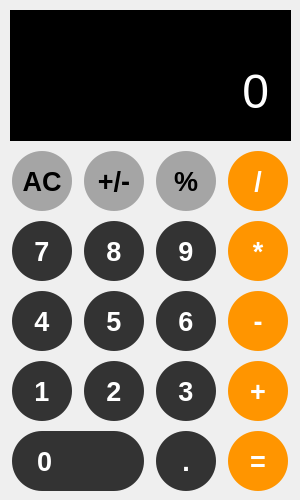
<?xml version="1.0" encoding="UTF-8"?>
<ui version="4.0">
 <class>main_widget</class>
 <widget class="QWidget" name="main_widget">
  <property name="geometry">
   <rect>
    <x>0</x>
    <y>0</y>
    <width>300</width>
    <height>500</height>
   </rect>
  </property>
  <property name="minimumSize">
   <size>
    <width>300</width>
    <height>500</height>
   </size>
  </property>
  <property name="windowTitle">
   <string>Form</string>
  </property>
  <widget class="QWidget" name="verticalLayoutWidget">
   <property name="geometry">
    <rect>
     <x>0</x>
     <y>0</y>
     <width>301</width>
     <height>501</height>
    </rect>
   </property>
   <layout class="QVBoxLayout" name="layout" stretch="2,0">
    <property name="spacing">
     <number>10</number>
    </property>
    <property name="leftMargin">
     <number>10</number>
    </property>
    <property name="topMargin">
     <number>10</number>
    </property>
    <property name="rightMargin">
     <number>10</number>
    </property>
    <property name="bottomMargin">
     <number>10</number>
    </property>
    <item>
     <widget class="QLabel" name="lineEdit">
      <property name="minimumSize">
       <size>
        <width>0</width>
        <height>100</height>
       </size>
      </property>
      <property name="font">
       <font>
        <pointsize>-1</pointsize>
       </font>
      </property>
      <property name="styleSheet">
       <string notr="true">color: rgb(255, 255, 255);
background-color: rgb(0, 0, 0);
border: none;
padding: 10px;
font-size: 48px;</string>
      </property>
      <property name="text">
       <string>0</string>
      </property>
      <property name="alignment">
       <set>Qt::AlignBottom|Qt::AlignRight|Qt::AlignTrailing</set>
      </property>
     </widget>
    </item>
    <item>
     <layout class="QGridLayout" name="button_grid" rowstretch="0,0,0,0,0,0" columnstretch="0,0,0,0">
      <property name="spacing">
       <number>10</number>
      </property>
      <item row="2" column="2">
       <widget class="QPushButton" name="btn_number_6">
        <property name="sizePolicy">
         <sizepolicy hsizetype="Fixed" vsizetype="Fixed">
          <horstretch>0</horstretch>
          <verstretch>0</verstretch>
         </sizepolicy>
        </property>
        <property name="minimumSize">
         <size>
          <width>60</width>
          <height>60</height>
         </size>
        </property>
        <property name="font">
         <font>
          <pointsize>20</pointsize>
          <weight>75</weight>
          <bold>true</bold>
         </font>
        </property>
        <property name="styleSheet">
         <string notr="true">QPushButton {
	background-color: #333333;
	color: white;
	border-radius: 30px;
}
QPushButton:pressed {
	background-color: #737373;
}</string>
        </property>
        <property name="text">
         <string>6</string>
        </property>
       </widget>
      </item>
      <item row="5" column="2">
       <widget class="QPushButton" name="btn_dot">
        <property name="sizePolicy">
         <sizepolicy hsizetype="Fixed" vsizetype="Fixed">
          <horstretch>0</horstretch>
          <verstretch>0</verstretch>
         </sizepolicy>
        </property>
        <property name="minimumSize">
         <size>
          <width>60</width>
          <height>60</height>
         </size>
        </property>
        <property name="font">
         <font>
          <pointsize>20</pointsize>
          <weight>75</weight>
          <bold>true</bold>
         </font>
        </property>
        <property name="styleSheet">
         <string notr="true">QPushButton {
	background-color: #333333;
	color: white;
	border-radius: 30px;
}
QPushButton:pressed {
	background-color: #737373;
}</string>
        </property>
        <property name="text">
         <string>.</string>
        </property>
       </widget>
      </item>
      <item row="1" column="3">
       <widget class="QPushButton" name="btn_multiplication">
        <property name="sizePolicy">
         <sizepolicy hsizetype="Fixed" vsizetype="Fixed">
          <horstretch>0</horstretch>
          <verstretch>0</verstretch>
         </sizepolicy>
        </property>
        <property name="minimumSize">
         <size>
          <width>60</width>
          <height>60</height>
         </size>
        </property>
        <property name="font">
         <font>
          <pointsize>20</pointsize>
          <weight>75</weight>
          <bold>true</bold>
         </font>
        </property>
        <property name="styleSheet">
         <string notr="true">QPushButton {
	background-color: #FF9500;
	color: white;
	border-radius: 30px;
}
QPushButton:pressed {
	background-color: #FFB84D;
}</string>
        </property>
        <property name="text">
         <string>*</string>
        </property>
       </widget>
      </item>
      <item row="3" column="2">
       <widget class="QPushButton" name="btn_number_3">
        <property name="sizePolicy">
         <sizepolicy hsizetype="Fixed" vsizetype="Fixed">
          <horstretch>0</horstretch>
          <verstretch>0</verstretch>
         </sizepolicy>
        </property>
        <property name="minimumSize">
         <size>
          <width>60</width>
          <height>60</height>
         </size>
        </property>
        <property name="font">
         <font>
          <pointsize>20</pointsize>
          <weight>75</weight>
          <bold>true</bold>
         </font>
        </property>
        <property name="styleSheet">
         <string notr="true">QPushButton {
	background-color: #333333;
	color: white;
	border-radius: 30px;
}
QPushButton:pressed {
	background-color: #737373;
}</string>
        </property>
        <property name="text">
         <string>3</string>
        </property>
       </widget>
      </item>
      <item row="3" column="1">
       <widget class="QPushButton" name="btn_number_2">
        <property name="sizePolicy">
         <sizepolicy hsizetype="Fixed" vsizetype="Fixed">
          <horstretch>0</horstretch>
          <verstretch>0</verstretch>
         </sizepolicy>
        </property>
        <property name="minimumSize">
         <size>
          <width>60</width>
          <height>60</height>
         </size>
        </property>
        <property name="font">
         <font>
          <pointsize>20</pointsize>
          <weight>75</weight>
          <bold>true</bold>
         </font>
        </property>
        <property name="styleSheet">
         <string notr="true">QPushButton {
	background-color: #333333;
	color: white;
	border-radius: 30px;
}
QPushButton:pressed {
	background-color: #737373;
}</string>
        </property>
        <property name="text">
         <string>2</string>
        </property>
       </widget>
      </item>
      <item row="2" column="3">
       <widget class="QPushButton" name="btn_substraction">
        <property name="sizePolicy">
         <sizepolicy hsizetype="Fixed" vsizetype="Fixed">
          <horstretch>0</horstretch>
          <verstretch>0</verstretch>
         </sizepolicy>
        </property>
        <property name="minimumSize">
         <size>
          <width>60</width>
          <height>60</height>
         </size>
        </property>
        <property name="font">
         <font>
          <pointsize>20</pointsize>
          <weight>75</weight>
          <bold>true</bold>
         </font>
        </property>
        <property name="styleSheet">
         <string notr="true">QPushButton {
	background-color: #FF9500;
	color: white;
	border-radius: 30px;
}
QPushButton:pressed {
	background-color: #FFB84D;
}</string>
        </property>
        <property name="text">
         <string>-</string>
        </property>
       </widget>
      </item>
      <item row="3" column="0">
       <widget class="QPushButton" name="btn_number_1">
        <property name="sizePolicy">
         <sizepolicy hsizetype="Fixed" vsizetype="Fixed">
          <horstretch>0</horstretch>
          <verstretch>0</verstretch>
         </sizepolicy>
        </property>
        <property name="minimumSize">
         <size>
          <width>60</width>
          <height>60</height>
         </size>
        </property>
        <property name="font">
         <font>
          <pointsize>20</pointsize>
          <weight>75</weight>
          <bold>true</bold>
         </font>
        </property>
        <property name="styleSheet">
         <string notr="true">QPushButton {
	background-color: #333333;
	color: white;
	border-radius: 30px;
}
QPushButton:pressed {
	background-color: #737373;
}</string>
        </property>
        <property name="text">
         <string>1</string>
        </property>
       </widget>
      </item>
      <item row="0" column="1">
       <widget class="QPushButton" name="btn_np">
        <property name="sizePolicy">
         <sizepolicy hsizetype="Fixed" vsizetype="Fixed">
          <horstretch>0</horstretch>
          <verstretch>0</verstretch>
         </sizepolicy>
        </property>
        <property name="minimumSize">
         <size>
          <width>60</width>
          <height>60</height>
         </size>
        </property>
        <property name="font">
         <font>
          <pointsize>20</pointsize>
          <weight>75</weight>
          <bold>true</bold>
         </font>
        </property>
        <property name="styleSheet">
         <string notr="true">QPushButton {
	background-color: #A5A5A5;
	color: black;
	 border-radius: 30px;
}
QPushButton:pressed {
	background-color: #D3D3D3;
}</string>
        </property>
        <property name="text">
         <string>+/-</string>
        </property>
       </widget>
      </item>
      <item row="0" column="0">
       <widget class="QPushButton" name="btn_clear">
        <property name="sizePolicy">
         <sizepolicy hsizetype="Fixed" vsizetype="Fixed">
          <horstretch>0</horstretch>
          <verstretch>0</verstretch>
         </sizepolicy>
        </property>
        <property name="minimumSize">
         <size>
          <width>60</width>
          <height>60</height>
         </size>
        </property>
        <property name="font">
         <font>
          <pointsize>20</pointsize>
          <weight>75</weight>
          <bold>true</bold>
         </font>
        </property>
        <property name="styleSheet">
         <string notr="true">QPushButton {
	background-color: #A5A5A5;
	color: black;
	 border-radius: 30px;
}
QPushButton:pressed {
	background-color: #D3D3D3;
}</string>
        </property>
        <property name="text">
         <string>AC</string>
        </property>
       </widget>
      </item>
      <item row="1" column="1">
       <widget class="QPushButton" name="btn_number_8">
        <property name="sizePolicy">
         <sizepolicy hsizetype="Fixed" vsizetype="Fixed">
          <horstretch>0</horstretch>
          <verstretch>0</verstretch>
         </sizepolicy>
        </property>
        <property name="minimumSize">
         <size>
          <width>60</width>
          <height>60</height>
         </size>
        </property>
        <property name="font">
         <font>
          <pointsize>20</pointsize>
          <weight>75</weight>
          <bold>true</bold>
         </font>
        </property>
        <property name="styleSheet">
         <string notr="true">QPushButton {
	background-color: #333333;
	color: white;
	border-radius: 30px;
}
QPushButton:pressed {
	background-color: #737373;
}</string>
        </property>
        <property name="text">
         <string>8</string>
        </property>
       </widget>
      </item>
      <item row="0" column="2">
       <widget class="QPushButton" name="btn_percent">
        <property name="sizePolicy">
         <sizepolicy hsizetype="Fixed" vsizetype="Fixed">
          <horstretch>0</horstretch>
          <verstretch>0</verstretch>
         </sizepolicy>
        </property>
        <property name="minimumSize">
         <size>
          <width>60</width>
          <height>60</height>
         </size>
        </property>
        <property name="font">
         <font>
          <pointsize>20</pointsize>
          <weight>75</weight>
          <bold>true</bold>
         </font>
        </property>
        <property name="styleSheet">
         <string notr="true">QPushButton {
	background-color: #A5A5A5;
	color: black;
	 border-radius: 30px;
}
QPushButton:pressed {
	background-color: #D3D3D3;
}</string>
        </property>
        <property name="text">
         <string>%</string>
        </property>
       </widget>
      </item>
      <item row="1" column="2">
       <widget class="QPushButton" name="btn_number_9">
        <property name="sizePolicy">
         <sizepolicy hsizetype="Fixed" vsizetype="Fixed">
          <horstretch>0</horstretch>
          <verstretch>0</verstretch>
         </sizepolicy>
        </property>
        <property name="minimumSize">
         <size>
          <width>60</width>
          <height>60</height>
         </size>
        </property>
        <property name="font">
         <font>
          <pointsize>20</pointsize>
          <weight>75</weight>
          <bold>true</bold>
         </font>
        </property>
        <property name="styleSheet">
         <string notr="true">QPushButton {
	background-color: #333333;
	color: white;
	border-radius: 30px;
}
QPushButton:pressed {
	background-color: #737373;
}</string>
        </property>
        <property name="text">
         <string>9</string>
        </property>
       </widget>
      </item>
      <item row="2" column="0">
       <widget class="QPushButton" name="btn_number_4">
        <property name="sizePolicy">
         <sizepolicy hsizetype="Fixed" vsizetype="Fixed">
          <horstretch>0</horstretch>
          <verstretch>0</verstretch>
         </sizepolicy>
        </property>
        <property name="minimumSize">
         <size>
          <width>60</width>
          <height>60</height>
         </size>
        </property>
        <property name="font">
         <font>
          <pointsize>20</pointsize>
          <weight>75</weight>
          <bold>true</bold>
         </font>
        </property>
        <property name="styleSheet">
         <string notr="true">QPushButton {
	background-color: #333333;
	color: white;
	border-radius: 30px;
}
QPushButton:pressed {
	background-color: #737373;
}</string>
        </property>
        <property name="text">
         <string>4</string>
        </property>
       </widget>
      </item>
      <item row="3" column="3">
       <widget class="QPushButton" name="btn_addition">
        <property name="sizePolicy">
         <sizepolicy hsizetype="Fixed" vsizetype="Fixed">
          <horstretch>0</horstretch>
          <verstretch>0</verstretch>
         </sizepolicy>
        </property>
        <property name="minimumSize">
         <size>
          <width>60</width>
          <height>60</height>
         </size>
        </property>
        <property name="font">
         <font>
          <pointsize>20</pointsize>
          <weight>75</weight>
          <bold>true</bold>
         </font>
        </property>
        <property name="styleSheet">
         <string notr="true">QPushButton {
	background-color: #FF9500;
	color: white;
	border-radius: 30px;
}
QPushButton:pressed {
	background-color: #FFB84D;
}</string>
        </property>
        <property name="text">
         <string>+</string>
        </property>
       </widget>
      </item>
      <item row="0" column="3">
       <widget class="QPushButton" name="btn_division">
        <property name="sizePolicy">
         <sizepolicy hsizetype="Fixed" vsizetype="Fixed">
          <horstretch>0</horstretch>
          <verstretch>0</verstretch>
         </sizepolicy>
        </property>
        <property name="minimumSize">
         <size>
          <width>60</width>
          <height>60</height>
         </size>
        </property>
        <property name="font">
         <font>
          <pointsize>20</pointsize>
          <weight>75</weight>
          <bold>true</bold>
         </font>
        </property>
        <property name="styleSheet">
         <string notr="true">QPushButton {
	background-color: #FF9500;
	color: white;
	border-radius: 30px;
}
QPushButton:pressed {
	background-color: #FFB84D;
}</string>
        </property>
        <property name="text">
         <string>/</string>
        </property>
       </widget>
      </item>
      <item row="2" column="1">
       <widget class="QPushButton" name="btn_number_5">
        <property name="sizePolicy">
         <sizepolicy hsizetype="Fixed" vsizetype="Fixed">
          <horstretch>0</horstretch>
          <verstretch>0</verstretch>
         </sizepolicy>
        </property>
        <property name="minimumSize">
         <size>
          <width>60</width>
          <height>60</height>
         </size>
        </property>
        <property name="font">
         <font>
          <pointsize>20</pointsize>
          <weight>75</weight>
          <bold>true</bold>
         </font>
        </property>
        <property name="styleSheet">
         <string notr="true">QPushButton {
	background-color: #333333;
	color: white;
	border-radius: 30px;
}
QPushButton:pressed {
	background-color: #737373;
}</string>
        </property>
        <property name="text">
         <string>5</string>
        </property>
       </widget>
      </item>
      <item row="5" column="3">
       <widget class="QPushButton" name="btn_equal">
        <property name="sizePolicy">
         <sizepolicy hsizetype="Fixed" vsizetype="Fixed">
          <horstretch>0</horstretch>
          <verstretch>0</verstretch>
         </sizepolicy>
        </property>
        <property name="minimumSize">
         <size>
          <width>60</width>
          <height>60</height>
         </size>
        </property>
        <property name="font">
         <font>
          <pointsize>20</pointsize>
          <weight>75</weight>
          <bold>true</bold>
         </font>
        </property>
        <property name="styleSheet">
         <string notr="true">QPushButton {
	background-color: #FF9500;
	color: white;
	border-radius: 30px;
}
QPushButton:pressed {
	background-color: #FFB84D;
}</string>
        </property>
        <property name="text">
         <string>=</string>
        </property>
       </widget>
      </item>
      <item row="1" column="0">
       <widget class="QPushButton" name="btn_number_7">
        <property name="sizePolicy">
         <sizepolicy hsizetype="Fixed" vsizetype="Fixed">
          <horstretch>0</horstretch>
          <verstretch>0</verstretch>
         </sizepolicy>
        </property>
        <property name="minimumSize">
         <size>
          <width>60</width>
          <height>60</height>
         </size>
        </property>
        <property name="font">
         <font>
          <pointsize>20</pointsize>
          <weight>75</weight>
          <bold>true</bold>
         </font>
        </property>
        <property name="styleSheet">
         <string notr="true">QPushButton {
	background-color: #333333;
	color: white;
	border-radius: 30px;
}
QPushButton:pressed {
	background-color: #737373;
}</string>
        </property>
        <property name="text">
         <string>7</string>
        </property>
       </widget>
      </item>
      <item row="5" column="0" colspan="2">
       <widget class="QPushButton" name="btn_number_0">
        <property name="minimumSize">
         <size>
          <width>130</width>
          <height>60</height>
         </size>
        </property>
        <property name="font">
         <font>
          <pointsize>20</pointsize>
          <weight>75</weight>
          <bold>true</bold>
         </font>
        </property>
        <property name="styleSheet">
         <string notr="true">QPushButton {
	background-color: #333333;
    color: white;
    border-radius: 30px;
    text-align: left;
    padding-left: 25px;
}
QPushButton:pressed {
	background-color: #737373;
}</string>
        </property>
        <property name="text">
         <string>0</string>
        </property>
       </widget>
      </item>
     </layout>
    </item>
   </layout>
  </widget>
 </widget>
 <resources/>
 <connections/>
</ui>
